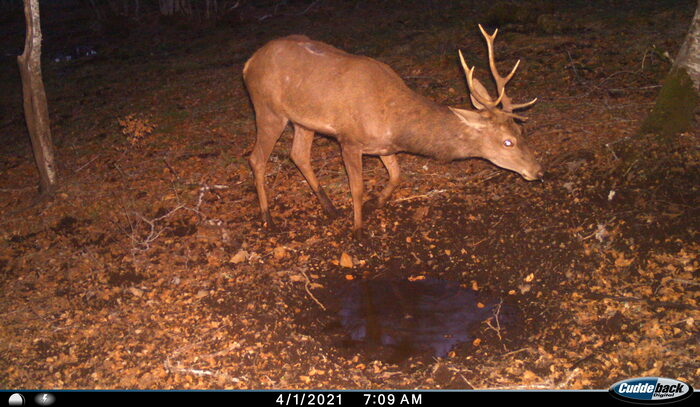
#> input picture outofsample_small/cerf_pnr_aubrac_I__00032.JPG, 700 x 407 px
$ python diff.py ../outofsample_small/cerf_pnr_aubrac_I__00032.JPG ../outofsample_small/cerf_pnr_aubrac_MFDC0329.JPG
#> lines starting #> are read from the running program, lines starting #| are printed output that depends on the picture; after the words box and inside, x2 and y2 are one past the last pixel; in counts of white or black regions, pixels touching at a corner belong together; pictures that were not available may be replaced by others from this repository, and a replacement may not be noted
# https://stackoverflow.com/questions/189943/how-can-i-quantify-difference-between-two-images
import sys

def sshow(im):
    im.copy().resize((700,600)).show()

from PIL import Image, ImageOps, ImageChops, ImageFilter

im1 = Image.open(sys.argv[1])
#> im1 is the input picture: PIL image 700x407 RGB; mean R, G, B 103.3, 65.2, 46.5
im2 = Image.open(sys.argv[2])
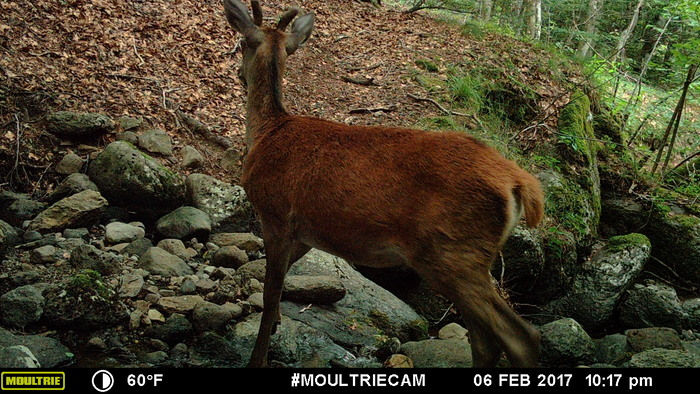
#> input picture outofsample_small/cerf_pnr_aubrac_MFDC0329.JPG, 700 x 394 px
#> im2 is the input picture: PIL image 700x394 RGB; mean R, G, B 70.9, 64.2, 43.1

im1 = Image.open("loup11.JPG")
im2 = Image.open("loup12.JPG")

import numpy as np

RESIZE = True
if RESIZE:
    im1b = im1.resize((700,600)).filter(ImageFilter.GaussianBlur(radius = 2))
    im2b = im2.resize((700,600)).filter(ImageFilter.GaussianBlur(radius = 2))
else:
    im1b = im1.filter(ImageFilter.GaussianBlur(radius = 2))
    im2b = im2.filter(ImageFilter.GaussianBlur(radius = 2))


if False:
    from PIL import ImageEnhance
    enhancer = ImageEnhance.Contrast(im1b)
    im1b = enhancer.enhance(-2)
    enhancer = ImageEnhance.Contrast(im2b)
    im2b = enhancer.enhance(-2)

# [5 lines of commented-out code are left out]

rgbdiff = ImageChops.difference(im2b, im1b).filter(ImageFilter.GaussianBlur(radius = 5))
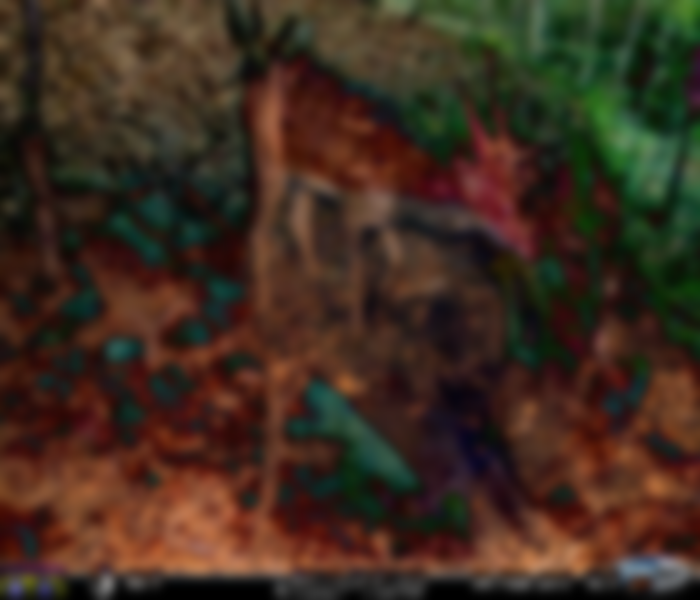
#> rgbdiff: PIL image 700x600 RGB; mean R, G, B 63.2, 44.8, 31.5
sshow(rgbdiff)

diff = ImageChops.difference(im1b, im2b).convert("L")
sshow(diff)

diff = diff.point(lambda p: p > 10 and 255) # point = pixelwise action
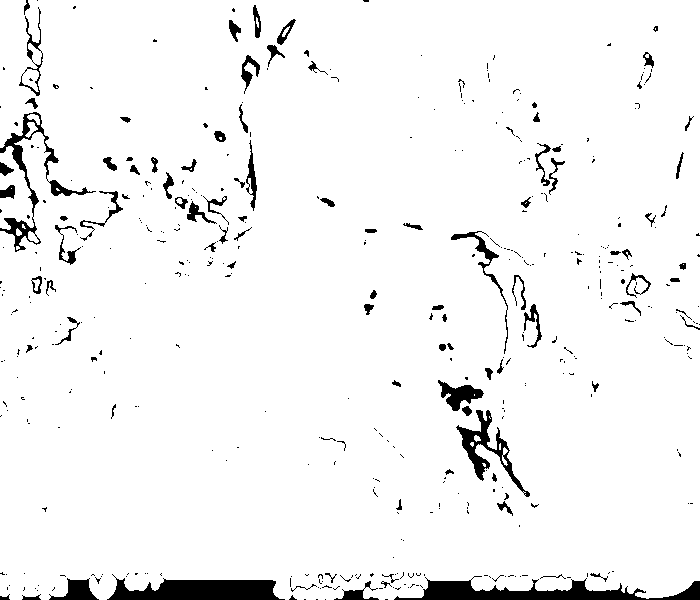
#> diff: PIL image 700x600 L; 95.4% white; 443 black regions (347 under 20 px), largest, box (x1, y1, x2, y2) and area: (394, 576, 700, 600) 3141, (107, 574, 285, 600) 2896, (0, 112, 96, 252) 1707
diff = diff.filter(ImageFilter.MaxFilter(7))
#> diff: PIL image 700x600 L; 98.9% white; 23 black regions (14 under 20 px), largest, box (x1, y1, x2, y2) and area: (114, 583, 273, 600) 2143, (426, 584, 634, 600) 1688, (67, 583, 92, 600) 290
sshow(diff)

import numpy as np
npim1masked = np.array(im1.resize((700,600)))
npim1masked[:,:,0] = np.multiply(npim1masked[:,:,0], np.array(diff)/255)
npim1masked[:,:,1] = np.multiply(npim1masked[:,:,1], np.array(diff)/255)
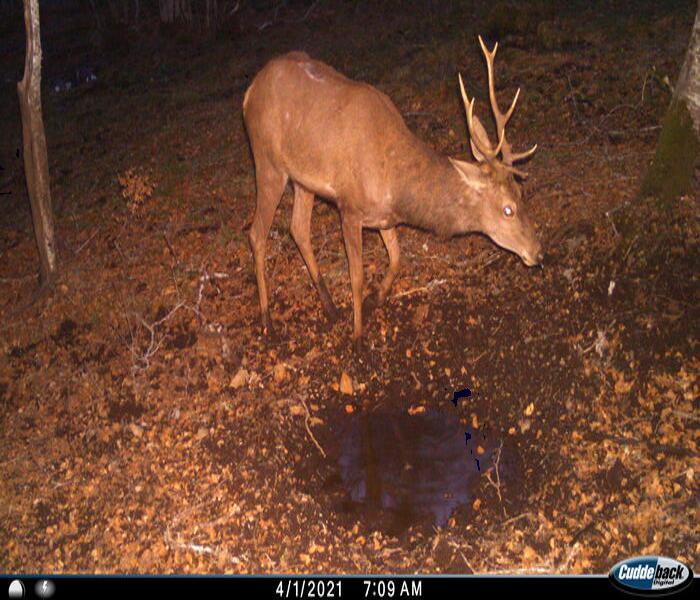
#> npim1masked: shape (600, 700, 3); mean R, G, B 103.2, 65.2, 46.5
npim1masked[:,:,2] = np.multiply(npim1masked[:,:,2], np.array(diff)/255)
#> npim1masked: shape (600, 700, 3); 0.08% of pixels changed, all inside (x1, y1, x2, y2) = (0, 28, 696, 600)
#im1masked = ImageChops.multiply(im1b, rgbdiff)
im1masked = Image.fromarray(np.uint8(npim1masked))
sshow(im1masked)
im1masked.save("/tmp/im1masked.jpg")

npim2masked = np.array(im2.resize((700,600)))
npim2masked[:,:,0] = np.multiply(npim2masked[:,:,0], np.array(diff)/255)
npim2masked[:,:,1] = np.multiply(npim2masked[:,:,1], np.array(diff)/255)
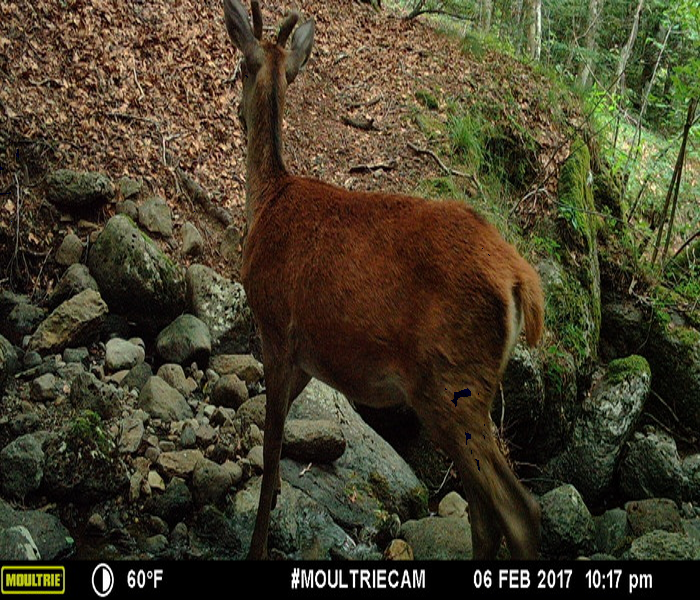
#> npim2masked: shape (600, 700, 3); mean R, G, B 70.8, 64.2, 43.1
npim2masked[:,:,2] = np.multiply(npim2masked[:,:,2], np.array(diff)/255)
#> npim2masked: shape (600, 700, 3); 0.17% of pixels changed, all inside (x1, y1, x2, y2) = (0, 28, 630, 598)
#im2masked = ImageChops.multiply(im2b, rgbdiff)
im2masked = Image.fromarray(np.uint8(npim2masked))
sshow(im2masked)
im2masked.save("/tmp/im2masked.jpg")

if False:
    import numpy as np
    import matplotlib.pyplot as plt
    plt.hist(np.array(diff))
    plt.show()

threshold = 30
# https://www.geeksforgeeks.org/python-pil-image-point-method/
diffthres = diff.point(lambda p: p > threshold and 255) # point = pixelwise action
# take min value in 3x3 window
diffthres = diffthres.filter(ImageFilter.MinFilter(5))
#> diffthres: PIL image 700x600 L; 98.4% white; 23 black regions, largest, box (x1, y1, x2, y2) and area: (112, 581, 275, 600) 2593, (424, 582, 636, 600) 2236, (65, 581, 94, 600) 416
sshow(diffthres)

bbox = diffthres.getbbox()
#> bbox = (0, 0, 700, 600)
print(bbox)
#| (0, 0, 700, 600)
if bbox != None:
    #bbox = (bbox[0]*0.9,bbox[1]*0.9,bbox[2]*1.1,bbox[3]*1.1)
    bbox = (max(0,bbox[0]-0.1*diff.size[0]),
            max(0,bbox[1]-0.1*diff.size[1]),
            min(diff.size[0],bbox[2]+0.1*diff.size[0]),
            min(diff.size[1],bbox[3]+0.1*diff.size[1]))
    if RESIZE:
        bbox2 = (int(bbox[0]*im1.size[0]/700),
                 int(bbox[1]*im1.size[1]/600),
                 int(bbox[2]*im1.size[0]/700),
                 int(bbox[3]*im1.size[1]/600))
#> bbox2 = (0, 0, 700, 407)
    else:
        bbox2 = bbox
    im1crop = im1.crop(bbox2)
    sshow(im1crop)
    im2crop = im2.crop(bbox2)
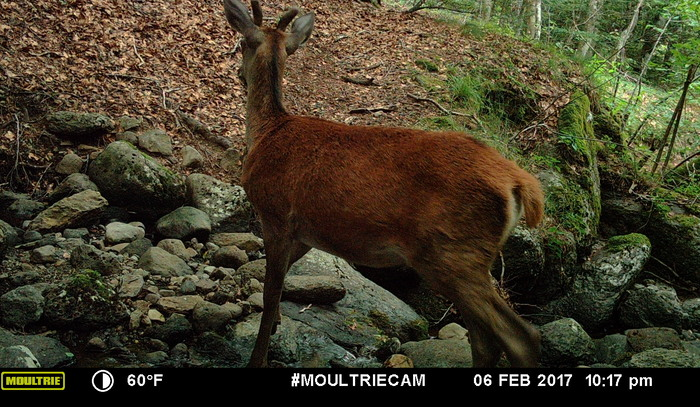
#> im2crop: PIL image 700x407 RGB; mean R, G, B 68.6, 62.1, 41.7
    sshow(im2crop)
#> in sshow (call 8), `im.copy().resize((700,600)).show()`:
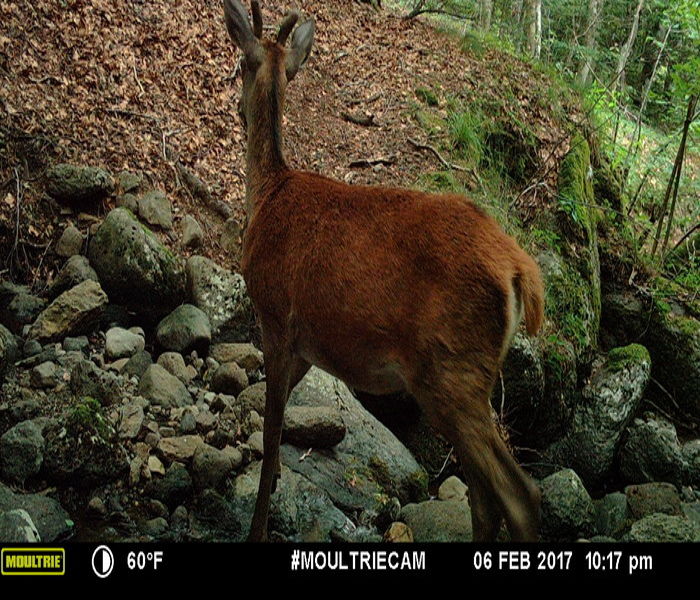
#> shown: PIL image 700x600 RGB; mean R, G, B 68.6, 62.2, 41.7
